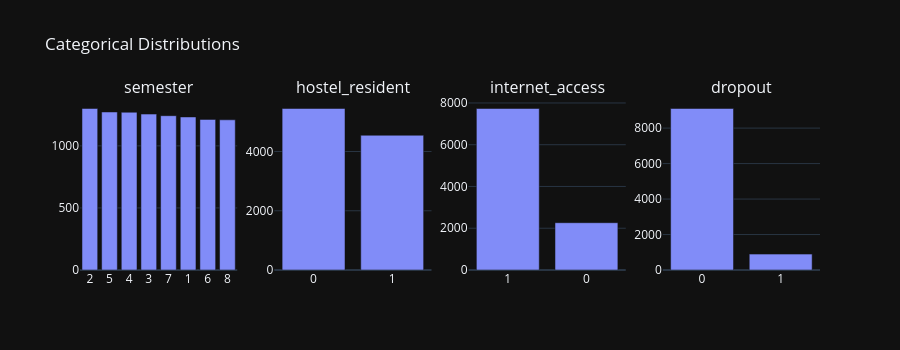

Notebook code cell kept with this figure:
### Code cell
# Categorical distributions
cat_cols = ['semester', 'hostel_resident', 'internet_access', 'dropout']
fig = make_subplots(rows=1, cols=4, subplot_titles=cat_cols)
for i, col in enumerate(cat_cols, 1):
    vc = df[col].value_counts()
    fig.add_trace(go.Bar(x=vc.index.astype(str), y=vc.values,
                         marker_color='#818cf8', name=col), row=1, col=i)
fig.update_layout(template='plotly_dark', height=350, showlegend=False,
                  title_text='Categorical Distributions')
fig.show()

### Figure 1 — Plotly figure (JSON) as saved in the notebook; plotly's stock layout.template omitted (floating-point values rounded to 4 significant figures)
{"data": [{"marker": {"color": "#818cf8"}, "name": "semester", "type": "bar", "x": ["2", "5", "4", "3", "7", "1", "6", "8"], "xaxis": "x", "y": [1301, 1273, 1271, 1256, 1243, 1233, 1213, 1210], "yaxis": "y"}, {"marker": {"color": "#818cf8"}, "name": "hostel_resident", "type": "bar", "x": ["0", "1"], "xaxis": "x2", "y": [5452, 4548], "yaxis": "y2"}, {"marker": {"color": "#818cf8"}, "name": "internet_access", "type": "bar", "x": ["1", "0"], "xaxis": "x3", "y": [7735, 2265], "yaxis": "y3"}, {"marker": {"color": "#818cf8"}, "name": "dropout", "type": "bar", "x": ["0", "1"], "xaxis": "x4", "y": [9105, 895], "yaxis": "y4"}], "layout": {"annotations": [{"font": {"size": 16}, "showarrow": false, "text": "semester", "x": 0.1062, "xanchor": "center", "xref": "paper", "y": 1, "yanchor": "bottom", "yref": "paper"}, {"font": {"size": 16}, "showarrow": false, "text": "hostel_resident", "x": 0.3688, "xanchor": "center", "xref": "paper", "y": 1, "yanchor": "bottom", "yref": "paper"}, {"font": {"size": 16}, "showarrow": false, "text": "internet_access", "x": 0.6313, "xanchor": "center", "xref": "paper", "y": 1, "yanchor": "bottom", "yref": "paper"}, {"font": {"size": 16}, "showarrow": false, "text": "dropout", "x": 0.8938, "xanchor": "center", "xref": "paper", "y": 1, "yanchor": "bottom", "yref": "paper"}], "height": 350, "showlegend": false, "title": {"text": "Categorical Distributions"}, "xaxis": {"anchor": "y", "domain": [0, 0.2125]}, "xaxis2": {"anchor": "y2", "domain": [0.2625, 0.475]}, "xaxis3": {"anchor": "y3", "domain": [0.525, 0.7375]}, "xaxis4": {"anchor": "y4", "domain": [0.7875, 1]}, "yaxis": {"anchor": "x", "domain": [0, 1]}, "yaxis2": {"anchor": "x2", "domain": [0, 1]}, "yaxis3": {"anchor": "x3", "domain": [0, 1]}, "yaxis4": {"anchor": "x4", "domain": [0, 1]}}}
